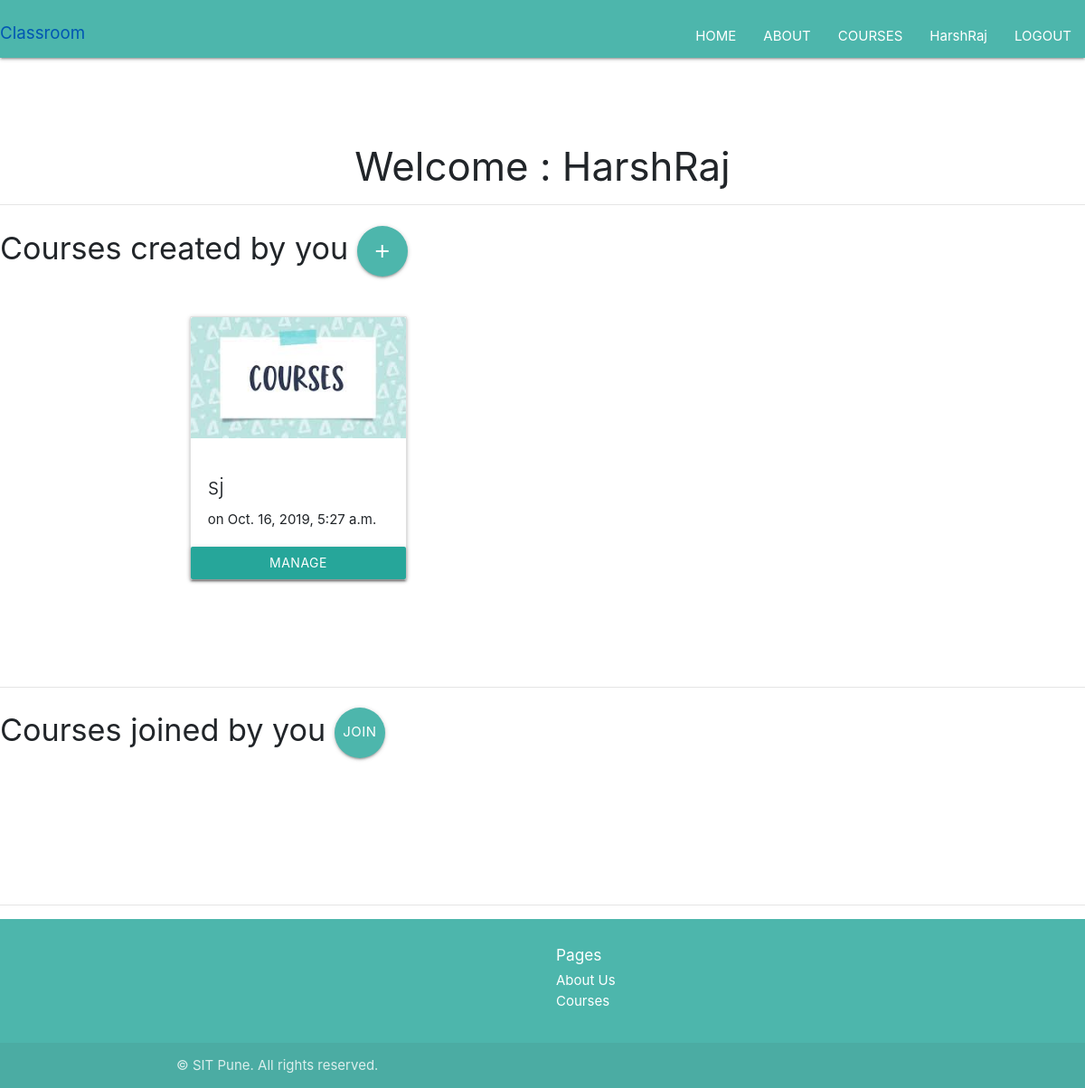
Page /accounts/profile/ (signed in) on the committed database.
### courses/models.py (models this page shows, shortened)
class courseName(models.Model):
    name = models.CharField(max_length=255)
    created_by = models.ForeignKey(
        User, related_name="owner", on_delete=models.CASCADE)
    joined_by = models.ForeignKey(
        User, null=True, blank=True, on_delete=models.CASCADE, related_name="joined")
    image = models.ImageField(blank=True, null=True, upload_to='courses/',default="/default/courses.jpeg")
    created_At = models.DateTimeField(auto_now=False, auto_now_add=True)
    def get_absolute_url(self):
        return "/courses/view/%s" % (self.name)

### user/views.py (the view)
# urls.py: path('profile/', views.profile),
@login_required
def profile(request):
    qs = courseName.objects.all().filter(created_by=request.user)
    qs1 = courseName.objects.all().filter(joined_by=request.user)
    context = {"qs": qs,
               "qs1": qs1}
    return render(request, 'sample/profile.html', context)

### user/templates/sample/profile.html (shortened to what this page needs)
{% extends "Base.html" %} {% block content %}
<br />
<br />
<br />
 <h3 class="text-center">
  Welcome : {{ user }}
</h3>
<hr>
<h4>Courses created by you <a  href="/courses/add" class="btn-floating btn-large waves-effect waves-light teal lighten-2"><i class="material-icons">add</i></a></h4>
<br />
<div class="container">
  <div class="row">
    {% for a in qs %}
    <div class="col-sm-4">
            <div class="card">
                <div class="embed-responsive embed-responsive-16by9">
          <img
          alt="Card image cap" class="card-img-top embed-responsive-item"
            src="{{ a.image.url }}"
          />
                </div>
          <div class="card-body">
            <h4 class="card-title">
              <a>{{ a.name }} </a>
            </h4>
            <p class="card-text">on {{ a.created_At }}</p>
          </div>
          <a href="{{ a.get_absolute_url }}" class="btn btn-primary"> Manage</a>
        </div>
      </div>
    <br />
    <br /><br /><br />
    {% endfor %}
  </div>
</div>
<br />
<br />
<br />
<hr />
<h4>
  Courses joined by you <a  href=" /courses/all"  class="btn-floating btn-large waves-effect waves-light teal lighten-2">JOIN OTHER COURSES</a></h4>
  <br />
  <br />
  <br>
  <br>
  <br>
  <hr />
  {% endblock %}

### templates/Base.html (shortened to what this page needs)
<!DOCTYPE html>
<html lang="en">
  <head>
    <link
      rel="stylesheet"
      href="https://stackpath.bootstrapcdn.com/bootstrap/4.1.3/css/bootstrap.min.css"
    />
    <link rel="stylesheet" href="https://cdnjs.cloudflare.com/ajax/libs/materialize/1.0.0/css/materialize.min.css">
    <link
      rel="stylesheet"
      href="https://cdnjs.cloudflare.com/ajax/libs/materialize/1.0.0/css/materialize.min.css"
    />
  </head>
  <body>
    <nav class="teal lighten-2">
        <div class="nav-wrapper">
        <a class="navbar-brand" href="/">Classroom</a>
        <button
          class="navbar-toggler"
          type="button"
          data-toggle="collapse"
          data-target="#navbarResponsive"
          aria-controls="navbarResponsive"
          aria-expanded="false"
          aria-label="Toggle navigation"
        >
          <span class="navbar-toggler-icon"></span>
        </button>
          <ul class="right hide-on-med-and-down">
            <li class="nav-item">
                <a class="nav-link" href="/">HOME</a>
              </li>
            <li class="nav-item">
              <a class="nav-link" href="/about">ABOUT</a>
            </li>
            <li class="nav-item">
              <a class="nav-link" href="/courses/all">COURSES</a>
            </li>
            {% if user.is_authenticated %}
          <li class="nav-item">
            <a class="nav-link" href="/accounts/profile/">{{user}}</a>
          </li>
            <li class="nav-item">
              <a class="nav-link" href="/accounts/logout">LOGOUT</a>
            {% endif %}
          </ul>
      </div>
    </nav>
    {% block content %} {% endblock %}
   <footer class="page-footer teal lighten-2">
      <div class="container">
        <div class="row">
          <div class="col-sm-6">
          </div>
          <div class="col-lg-4 col-md-6">
            <h6>Pages</h5>
            <ul class="links list-unstyled">
              <li><a class="white-text" href="#" class="text-muted">About Us</a></li>
              <li><a class="white-text" href="#" class="text-muted">Courses</a></li>
            </ul>
          </div>
        </div>
      </div>
    <div class="footer-copyright">
      <div class="container">
            <p class="mb-md-0">
              &copy; SIT Pune. All rights reserved.
            </p>
          </div>
        </div>
  </footer>
  </body>
</html>

### user/templates/sample/profile.html (style rules this page uses)
.embed-responsive .card-img-top { object-fit: cover; }

### rows in the picture
courseName: image (picture), name "sj", created_At "Oct. 16, 2019, 5:27 a.m."

### other values in the picture
{{ user }} "HarshRaj"
